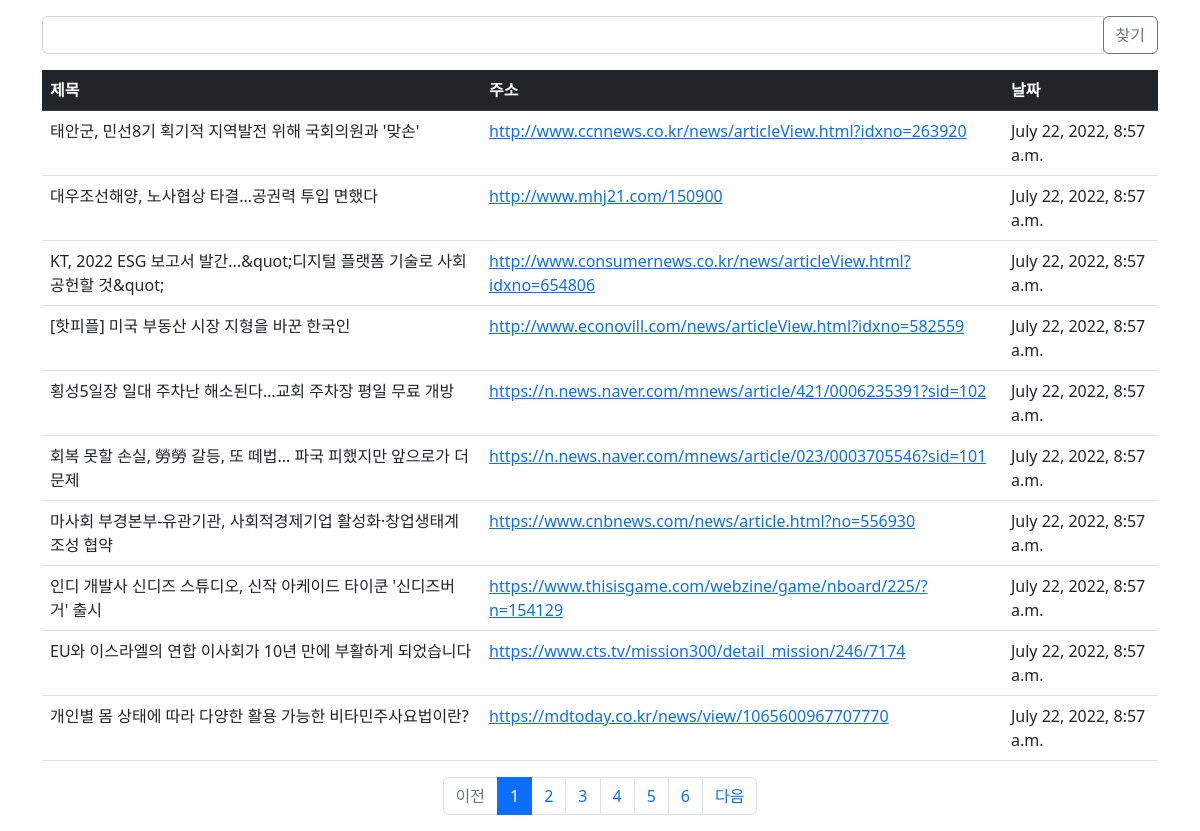
Page /news/ on the committed database.
### news/models.py (models this page shows)
class Content(models.Model):
    title = models.CharField(max_length=100)
    url = models.CharField(max_length=100)
    pub_date = models.DateTimeField()

### news/views.py (the view, shortened to what this page needs)
# urls.py: path('', views.index, name = 'index')
def index(request):
    page = request.GET.get('page', '1')
    kw = request.GET.get('kw', '')
    content_list = Content.objects.order_by('-pub_date')
    paginator = Paginator(content_list, 10)  # 페이지당 10개씩 보여주기
    page_obj = paginator.get_page(page)
    context = {'content_list': page_obj, 'page': page, 'kw': kw}
    return render(request, 'news/content_list.html', context)

### templates/news/content_list.html (shortened to what this page needs)
{% extends 'base.html' %}
{% block content %}
<div class="container my-3">
    <div class="row my-3">
        <div class="col-12">
            <div class="input-group">
                <input type="text" id="search_kw" class="form-control" value="{{ kw|default_if_none:'' }}">
                <div class="input-group-append">
                    <button class="btn btn-outline-secondary" type="button" id="btn_search">찾기</button>
                </div>
            </div>
        </div>
    </div>
    <table class="table">
        <thead>
        <tr class="table-dark">
            <th>제목</th>
            <th>주소</th>
            <th>날짜</th>
        </tr>
        </thead>
        <tbody>
        {% if content_list %}
        {% for content in content_list %}
        <tr>
            <td>{{ content.title }}</td>
            <td><a href="{{ content.url }}">{{ content.url }}</a></td>
            <td>{{ content.pub_date }}</td>
        </tr>
        {% endfor %}
        {% else %}
        <tr>
            <td colspan="3">질문이 없습니다.</td>
        </tr>
        {% endif %}
        </tbody>
    </table>
    <ul class="pagination justify-content-center">
        {% if content_list.has_previous %}
        <li class="page-item">
            <a class="page-link" data-page="{{ content_list.previous_page_number }}"
           href="javascript:void(0)">이전</a></li>
        {% else %}
        <li class="page-item disabled">
            <a class="page-link" tabindex="-1" aria-disabled="true" href="#">이전</a>
        </li>
        {% endif %}
        {% for page_number in content_list.paginator.page_range %}
        {% if page_number >= content_list.number|add:-5 and page_number <= content_list.number|add:5 %}
        {% if page_number == content_list.number %}
        <li class="page-item active" aria-current="page">
            <a class="page-link" data-page="{{ page_number }}"
           href="javascript:void(0)">{{ page_number }}</a>
        </li>
        {% else %}
        <li class="page-item">
            <a class="page-link" data-page="{{ page_number }}"
            href="javascript:void(0)">{{ page_number }}</a>
        </li>
        {% endif %}
        {% endif %}
        {% endfor %}
        {% if content_list.has_next %}
        <li class="page-item">
            <a class="page-link" data-page="{{ content_list.next_page_number }}"
            href="javascript:void(0)">다음</a>
        </li>
        {% else %}
        <li class="page-item disabled">
            <a class="page-link" tabindex="-1" aria-disabled="true" href="#">다음</a>
        </li>
        {% endif %}
    </ul>
</div>
{% endblock %}

### templates/base.html (shortened to what this page needs)
{% load static %}
<!doctype html>
<html lang="ko">
<head>
    <link rel="stylesheet" type="text/css" href="{% static 'bootstrap.min.css' %}">
</head>
<body>
{% block content %}
{% endblock %}
</body>
</html>

### rows in the picture
Content: title "태안군, 민선8기 획기적 지역발전 위해 국회의원과 '맞손'", url "http://www.ccnnews.co.kr/news/articleView.html?idxno=263920", pub_date "July 22, 2022, 8:57 a.m."
Content: title "대우조선해양, 노사협상 타결…공권력 투입 면했다", url "http://www.mhj21.com/150900", pub_date "July 22, 2022, 8:57 a.m."
Content: title "KT, 2022 ESG 보고서 발간...&quot;디지털 플랫폼 기술로 사회 공헌할 것&quot;", url "http://www.consumernews.co.kr/news/articleView.html?idxno=654806", pub_date "July 22, 2022, 8:57 a.m."
Content: title "[핫피플] 미국 부동산 시장 지형을 바꾼 한국인", url "http://www.econovill.com/news/articleView.html?idxno=582559", pub_date "July 22, 2022, 8:57 a.m."
Content: title "횡성5일장 일대 주차난 해소된다…교회 주차장 평일 무료 개방", url "https://n.news.naver.com/mnews/article/421/0006235391?sid=102", pub_date "July 22, 2022, 8:57 a.m."
Content: title "회복 못할 손실, 勞勞 갈등, 또 떼법... 파국 피했지만 앞으로가 더 문제", url "https://n.news.naver.com/mnews/article/023/0003705546?sid=101", pub_date "July 22, 2022, 8:57 a.m."
Content: title "마사회 부경본부-유관기관, 사회적경제기업 활성화·창업생태계 조성 협약", url "https://www.cnbnews.com/news/article.html?no=556930", pub_date "July 22, 2022, 8:57 a.m."
Content: title "인디 개발사 신디즈 스튜디오, 신작 아케이드 타이쿤 '신디즈버거' 출시", url "https://www.thisisgame.com/webzine/game/nboard/225/?n=154129", pub_date "July 22, 2022, 8:57 a.m."
Content: title "EU와 이스라엘의 연합 이사회가 10년 만에 부활하게 되었습니다", url "https://www.cts.tv/mission300/detail_mission/246/7174", pub_date "July 22, 2022, 8:57 a.m."
Content: title "개인별 몸 상태에 따라 다양한 활용 가능한 비타민주사요법이란?", url "https://mdtoday.co.kr/news/view/1065600967707770", pub_date "July 22, 2022, 8:57 a.m."

### other values in the picture
{{ page_number }} "1"
{{ page_number }} "2" "3" "4" "5" "6"
